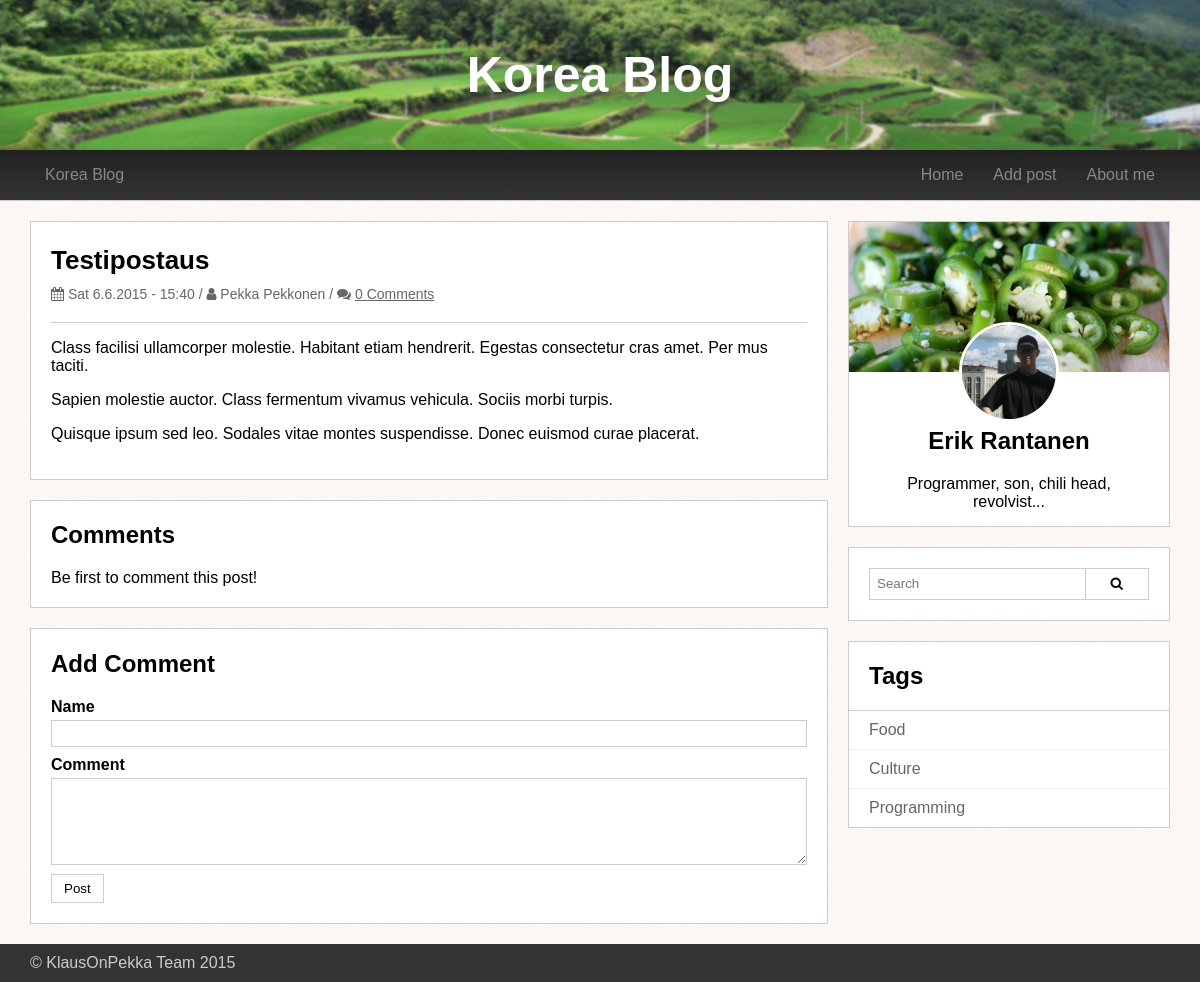
The app's page /post.php with its own data.
### tables this page shows
CREATE TABLE post (
	postId int AUTO_INCREMENT,
	author varchar(100) NOT NULL,
	postDatetime datetime DEFAULT current_timestamp,
	title varchar(150) NOT NULL,
	content text NOT NULL,  
	imageLocation varchar(150),
	PRIMARY KEY (postId)
);

CREATE TABLE tag(
	tagId int AUTO_INCREMENT,
	tagName varchar(40),
	PRIMARY KEY (tagId)
);

### post.php (the view, shortened to what this page needs)
<!DOCTYPE html>
<html>
	<head>
		<link rel="stylesheet" href="css/styles.css"/>
		<link rel="stylesheet" href="//maxcdn.bootstrapcdn.com/font-awesome/4.3.0/css/font-awesome.min.css">
	</head>
	<?php
	include_once('database.php');
	include_once('helpers.php');
	$sql = "SELECT * FROM post WHERE postId = :postId";
	$stmt = $handler->prepare($sql);
	$postId = isset($_GET['postId']) ? (int)$_GET['postId'] : 1;
	$stmt->bindParam(':postId', $postId, PDO::PARAM_INT);
	$stmt->execute();
	$post = $stmt->fetch(PDO::FETCH_OBJ);
	?>
	<body class="preload">
		<?php include_once('header.php'); ?>
		<div class="wrapper clearfix">
			<div class="main-content">
				<div class="single-post panel">
					<div class="panel-container">
						<h2><?php echo $post->title; ?></h2>
						<div class="post-meta">
							<?php printMetaInfo($post); ?>
						</div>
						<?php if(!empty($post->imageLocation)) : ?>
							<?php $picture = $post->imageLocation;?>
							<a href="<?php echo $picture; ?>">
								<img class="responsive-image" src="<?php echo $picture;?>">
							</a>
						<?php else : ?>
							<hr>
						<?php endif; ?>
						<?php echo createParagraphs($post->content); ?>
					</div>
				</div>
				<div id="comments" class="panel">
					<div class="panel-container">
						<h2>Comments</h2>
						<?php
						$counter = 0;
						echo $counter < 1 ? 'Be first to comment this post!' : ''; ?>
					</div>
				</div>
				<div id="add-comment" class="panel">
					<div class="panel-container">
						<h2>Add Comment</h2>
						<form action="submit_comment.php" method="post">
							<div class="form-row">
								<label for="comment-author">Name</label>
								<input type="text" id="comment-author" name="commentAuthor">
							</div>
							<div class="form-row">
								<label for="comment-content">Comment</label>
								<textarea id="comment-content" rows="5" name="commentContent"></textarea>
							</div>
							<input type="submit" value="Post" class="button">
						</form>
					</div>
				</div>
			</div>
			<?php include_once('sidebar.php'); ?>
		</div>
		<?php include_once('footer.php'); ?>
	</body>
</html>

### header.php
<header>
	<div class="header-background">
		<h1 class="vertical-center">Korea Blog</h1>
	</div>
	<nav>
		<div class="wrapper">
			<ul class="nav-content clearfix">
				<li class="site-logo">
					<a class="vertical-center" href="index.php">
						Korea Blog
					</a>
				</li>
				<li class="menu-item"><a class="vertical-center" href="">About me</a></li>
				<li class="menu-item <?php echo basename($_SERVER['SCRIPT_NAME']) == 'add_post.php' ? 'active' : ''; ?>">
					<a class="vertical-center" href="add_post.php">Add post</a>
				</li>
				<li class="menu-item <?php echo basename($_SERVER['SCRIPT_NAME']) == 'index.php' ? 'active' : ''; ?>">
					<a class="vertical-center" href="index.php">Home</a>
				</li>
			</ul>
		</div>
	</nav>
</header>

### helpers.php (shortened to what this page needs)
<?php
function formatDate($date) {
	return date('D j.n.Y \- H:i', strtotime($date));
}
function createParagraphs($text) {
	$text = preg_replace('~\r\n?~', "\n", $text);
	$text = '<p>' . str_replace( chr(10) . chr(10), '</p><p>', $text) . '</p>';
	return $text;
}
function commentCount($postId) {
	global $handler;
	$sql = "SELECT COUNT(*) AS commentCount FROM postcomment WHERE postId = :postId";
	$stmt = $handler->prepare($sql);
	$stmt->bindParam('postId', $postId, PDO::PARAM_INT);
	$stmt->execute();
	$count = $stmt->fetch(PDO::FETCH_OBJ)->commentCount;
	return $count;
}
function printMetaInfo($r) {
	echo '<i class="fa fa-calendar"></i>' . ' ';
	echo formatDate($r->postDatetime);
	echo ' / ' . '<i class="fa fa-user"></i>' . ' ';
	echo $r->author;
	echo ' / <i class="fa fa-comments"></i> ';
	echo '<a href="post.php?postId=' . $r->postId . '#comments">';
	echo commentCount($r->postId) . ' Comments';
	echo '</a>';
}
?>

### sidebar.php
<aside>
	<div class="bio panel">
		<div class="bio-background">
			<img class="vertical-center" src="img/bio-background.jpg" alt="Bio background">
		</div>
		<div class="bio-face-image">
			<img class="vertical-center" src="img/Erik.jpg" alt="Erik Rantanen">
		</div>
		<div class="panel-container">
			<h2>Erik Rantanen</h2>
			<div class="bio-description">
				Programmer, son, chili head, revolvist...
			</div>
		</div>
	</div>
	<div class="panel">
		<div class="search-container">
			<form class="clearfix" action="index.php" method="get">
				<input class="search-input" type="text" name="search" placeholder="Search">
				<button class="button search-button" type="submit"><i class="fa fa-search"></i></button>
			</form>
		</div>
	</div>
	<?php	$query = $handler->query('SELECT * FROM tag;'); ?>
	<div class="panel">
		<div class="panel-header">
			<h2>Tags</h2>
		</div>
		<?php while($r = $query->fetch(PDO::FETCH_OBJ)) : ?>
		<a href="index.php?tagId=<?php echo $r->tagId; ?>" class="tag"><?php echo $r->tagName; ?></a>
		<?php endwhile; ?>
	</div>
</aside>

### footer.php (shortened to what this page needs)
<footer>
	<div class="wrapper">
		<div class="footer-content">
			&copy; KlausOnPekka Team 2015
		</div>
	</div>
</footer>

### css/styles.css (style rules this page uses)
* { box-sizing: border-box; }
body { font-family: Arial, Helvetica, sans-serif; background-image: url("../img/backgroundtex3.png"); margin: 0; }
.clearfix:after { content: ''; display: block; clear: both; }
.vertical-center { position: relative; top: 50%; transform: translateY(-50%); }
input[type="text"], textarea, select { width: 100%; border: 1px solid #ccc; padding: 5px 7px; transition: all 0.2s ease-in-out; }
hr { height: 1px; background: #ccc; border: 0; }
a { color: #666; }
.button { border: 1px solid #ccc; background: #fff; padding: 6px 12px; }
header { text-align: center; border-bottom: 1px solid #ccc; margin-bottom: 20px; }
header .header-background { height: 150px; background-image: url("../img/header-bg.jpg"); background-repeat: no-repeat; background-size: cover; background-position: 50% 50%; }
header h1 { color: #fff; margin: 0; font-size: 50px; }
header nav { height: 50px; background: linear-gradient(#222, #333); }
.nav-content { list-style:none; margin: 0; padding: 0; }
.nav-content li { height: 50px; padding: 0 15px; }
.nav-content li a { text-decoration: none; color: #888; display: block; }
.nav-content .site-logo { float: left; }
.nav-content .menu-item { float: right; }
.main-content { float: left; width: 70%; }
aside { float: left; width: 30%; padding-left: 20px; }
.wrapper { max-width: 1170px; margin: 0 auto; padding: 0 15px; }
.form-row { margin-bottom: 9px; }
.form-row input, textarea { margin-top: 4px; }
.form-row > label { font-weight: bold; }
.form-row:after { content: ''; display: block; clear: both; }
textarea { vertical-align: top; }
.panel { border: #ccc 1px solid; background: #fff; }
.panel-container { padding: 1px 20px 20px; }
.panel-header { padding: 0 20px; border-bottom: 1px solid #ccc; }
.panel + .panel { margin-top: 20px; }
.post-meta { color: #666; font-size: 14px; }
.post h2, .single-post h2 { font-size: 26px; margin-bottom: 10px; }
.post-meta + hr { margin-top: 16px; }
.single-post .post-meta { margin-bottom: 20px; }
.bio-background { height: 150px; overflow: hidden; }
.bio-background img { width: 100%; height: auto; }
.bio { text-align: center; position: relative; }
.bio-face-image { width: 100px; height: 100px; overflow: hidden; border-radius: 50%; position: absolute; left: 50%; margin-left: -50px; top: 100px; border: 3px solid #fff; }
.bio-face-image img { width: auto; height: 100%; }
.bio .panel-container { padding: 35px 20px 15px; }
.tag { padding: 10px 20px; min-height: 31px; display: block; text-decoration: none; }
.tag + .tag { border-top: 1px solid #eee; }
footer { background: #333; color: #ccc; margin-top: 20px; }
footer .footer-content { padding: 10px 0; }
.search-container { padding: 20px; }
.search-container .search-input { float: left; border-right: 0; height: 32px; width: 77%; }
.search-container .search-button { float: left; width: 23%; height: 32px; }

### records on screen
post: title "Testipostaus", postDatetime "Sat 6.6.2015 - 15:40", author "Pekka Pekkonen", content "Class facilisi ullamcorper molestie. Habitant etiam hendrerit. Egestas consectetur cras amet. Per mus taciti. Sapien molestie auctor. Class fermentum vivamus vehicula. Sociis morbi turpis. Quisque ipsum sed leo. Sodales vitae montes suspendisse. Donec euismod curae placerat."
tag: tagName "Food"
tag: tagName "Culture"
tag: tagName "Programming"

### other values on screen
commentCount($r->postId) "0"
